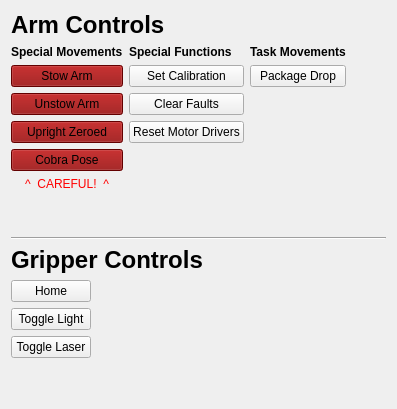
             <widget class="QWidget" name="tab_26">
              <attribute name="title">
               <string>Arm</string>
              </attribute>
              <layout class="QGridLayout" name="gridLayout_71">
               <item row="3" column="0">
                <spacer name="verticalSpacer_60">
                 <property name="orientation">
                  <enum>Qt::Vertical</enum>
                 </property>
                 <property name="sizeHint" stdset="0">
                  <size>
                   <width>20</width>
                   <height>40</height>
                  </size>
                 </property>
                </spacer>
               </item>
               <item row="0" column="0">
                <layout class="QVBoxLayout" name="verticalLayout_246">
                 <item>
                  <widget class="QLabel" name="label_298">
                   <property name="font">
                    <font>
                     <pointsize>18</pointsize>
                     <weight>75</weight>
                     <bold>true</bold>
                    </font>
                   </property>
                   <property name="text">
                    <string>Arm Controls</string>
                   </property>
                  </widget>
                 </item>
                 <item>
                  <layout class="QHBoxLayout" name="horizontalLayout_93">
                   <item>
                    <layout class="QVBoxLayout" name="verticalLayout_247">
                     <item>
                      <widget class="QLabel" name="label_299">
                       <property name="font">
                        <font>
                         <weight>75</weight>
                         <bold>true</bold>
                        </font>
                       </property>
                       <property name="text">
                        <string>Special Movements</string>
                       </property>
                      </widget>
                     </item>
                     <item>
                      <layout class="QGridLayout" name="gridLayout_72">
                       <item row="3" column="0">
                        <widget class="QPushButton" name="arm_control_upright_zeroed_button">
                         <property name="styleSheet">
                          <string notr="true">background-color: darkred;</string>
                         </property>
                         <property name="text">
                          <string>Upright Zeroed</string>
                         </property>
                        </widget>
                       </item>
                       <item row="0" column="0">
                        <widget class="QPushButton" name="arm_controls_stow_arm_button">
                         <property name="styleSheet">
                          <string notr="true">background-color: darkred;</string>
                         </property>
                         <property name="text">
                          <string>Stow Arm</string>
                         </property>
                        </widget>
                       </item>
                       <item row="1" column="0">
                        <widget class="QPushButton" name="arm_controls_unstow_arm_button">
                         <property name="styleSheet">
                          <string notr="true">background-color: darkred;</string>
                         </property>
                         <property name="text">
                          <string>Unstow Arm</string>
                         </property>
                        </widget>
                       </item>
                       <item row="5" column="0">
                        <widget class="QLabel" name="label_300">
                         <property name="styleSheet">
                          <string notr="true">color:red;</string>
                         </property>
                         <property name="text">
                          <string>^  CAREFUL!  ^</string>
                         </property>
                         <property name="alignment">
                          <set>Qt::AlignCenter</set>
                         </property>
                        </widget>
                       </item>
                       <item row="6" column="0">
                        <spacer name="verticalSpacer_61">
                         <property name="orientation">
                          <enum>Qt::Vertical</enum>
                         </property>
                         <property name="sizeType">
                          <enum>QSizePolicy::MinimumExpanding</enum>
                         </property>
                         <property name="sizeHint" stdset="0">
                          <size>
                           <width>20</width>
                           <height>40</height>
                          </size>
                         </property>
                        </spacer>
                       </item>
                       <item row="4" column="0">
                        <widget class="QPushButton" name="arm_control_cobra_button">
                         <property name="palette">
                          <palette>
                           <active>
                            <colorrole role="WindowText">
                             <brush brushstyle="SolidPattern">
                              <color alpha="255">
                               <red>0</red>
                               <green>0</green>
                               <blue>0</blue>
                              </color>
                             </brush>
                            </colorrole>
                            <colorrole role="Button">
                             <brush brushstyle="SolidPattern">
                              <color alpha="255">
                               <red>139</red>
                               <green>0</green>
                               <blue>0</blue>
                              </color>
                             </brush>
                            </colorrole>
                            <colorrole role="Light">
                             <brush brushstyle="SolidPattern">
                              <color alpha="255">
                               <red>209</red>
                               <green>0</green>
                               <blue>0</blue>
                              </color>
                             </brush>
                            </colorrole>
                            <colorrole role="Midlight">
                             <brush brushstyle="SolidPattern">
                              <color alpha="255">
                               <red>174</red>
                               <green>0</green>
                               <blue>0</blue>
                              </color>
                             </brush>
                            </colorrole>
                            <colorrole role="Dark">
                             <brush brushstyle="SolidPattern">
                              <color alpha="255">
                               <red>69</red>
                               <green>0</green>
                               <blue>0</blue>
                              </color>
                             </brush>
                            </colorrole>
                            <colorrole role="Mid">
                             <brush brushstyle="SolidPattern">
                              <color alpha="255">
                               <red>93</red>
                               <green>0</green>
                               <blue>0</blue>
                              </color>
                             </brush>
                            </colorrole>
                            <colorrole role="Text">
                             <brush brushstyle="SolidPattern">
                              <color alpha="255">
                               <red>60</red>
                               <green>60</green>
                               <blue>60</blue>
                              </color>
                             </brush>
                            </colorrole>
                            <colorrole role="BrightText">
                             <brush brushstyle="SolidPattern">
                              <color alpha="255">
                               <red>255</red>
                               <green>255</green>
                               <blue>255</blue>
                              </color>
                             </brush>
                            </colorrole>
                            <colorrole role="ButtonText">
                             <brush brushstyle="SolidPattern">
                              <color alpha="255">
                               <red>0</red>
                               <green>0</green>
                               <blue>0</blue>
                              </color>
                             </brush>
                            </colorrole>
                            <colorrole role="Base">
                             <brush brushstyle="SolidPattern">
                              <color alpha="255">
                               <red>139</red>
                               <green>0</green>
                               <blue>0</blue>
                              </color>
                             </brush>
                            </colorrole>
                            <colorrole role="Window">
                             <brush brushstyle="SolidPattern">
                              <color alpha="255">
                               <red>139</red>
                               <green>0</green>
                               <blue>0</blue>
                              </color>
                             </brush>
                            </colorrole>
                            <colorrole role="Shadow">
                             <brush brushstyle="SolidPattern">
                              <color alpha="255">
                               <red>0</red>
                               <green>0</green>
                               <blue>0</blue>
                              </color>
                             </brush>
                            </colorrole>
                            <colorrole role="AlternateBase">
                             <brush brushstyle="SolidPattern">
                              <color alpha="255">
                               <red>197</red>
                               <green>127</green>
                               <blue>127</blue>
                              </color>
                             </brush>
                            </colorrole>
                            <colorrole role="ToolTipBase">
                             <brush brushstyle="SolidPattern">
                              <color alpha="255">
                               <red>255</red>
                               <green>255</green>
                               <blue>220</blue>
                              </color>
                             </brush>
                            </colorrole>
                            <colorrole role="ToolTipText">
                             <brush brushstyle="SolidPattern">
                              <color alpha="255">
                               <red>0</red>
                               <green>0</green>
                               <blue>0</blue>
                              </color>
                             </brush>
                            </colorrole>
                            <colorrole role="PlaceholderText">
                             <brush brushstyle="NoBrush">
                              <color alpha="128">
                               <red>60</red>
                               <green>60</green>
                               <blue>60</blue>
                              </color>
                             </brush>
                            </colorrole>
                           </active>
                           <inactive>
                            <colorrole role="WindowText">
                             <brush brushstyle="SolidPattern">
                              <color alpha="255">
                               <red>0</red>
                               <green>0</green>
                               <blue>0</blue>
                              </color>
                             </brush>
                            </colorrole>
                            <colorrole role="Button">
                             <brush brushstyle="SolidPattern">
                              <color alpha="255">
                               <red>139</red>
                               <green>0</green>
                               <blue>0</blue>
                              </color>
                             </brush>
                            </colorrole>
                            <colorrole role="Light">
                             <brush brushstyle="SolidPattern">
                              <color alpha="255">
                               <red>209</red>
                               <green>0</green>
                               <blue>0</blue>
                              </color>
                             </brush>
                            </colorrole>
                            <colorrole role="Midlight">
                             <brush brushstyle="SolidPattern">
                              <color alpha="255">
                               <red>174</red>
                               <green>0</green>
                               <blue>0</blue>
                              </color>
                             </brush>
                            </colorrole>
                            <colorrole role="Dark">
                             <brush brushstyle="SolidPattern">
                              <color alpha="255">
                               <red>69</red>
                               <green>0</green>
                               <blue>0</blue>
                              </color>
                             </brush>
                            </colorrole>
                            <colorrole role="Mid">
                             <brush brushstyle="SolidPattern">
                              <color alpha="255">
                               <red>93</red>
                               <green>0</green>
                               <blue>0</blue>
                              </color>
                             </brush>
                            </colorrole>
                            <colorrole role="Text">
                             <brush brushstyle="SolidPattern">
                              <color alpha="255">
                               <red>60</red>
                               <green>60</green>
                               <blue>60</blue>
                              </color>
                             </brush>
                            </colorrole>
                            <colorrole role="BrightText">
                             <brush brushstyle="SolidPattern">
                              <color alpha="255">
                               <red>255</red>
                               <green>255</green>
                               <blue>255</blue>
                              </color>
                             </brush>
                            </colorrole>
                            <colorrole role="ButtonText">
                             <brush brushstyle="SolidPattern">
                              <color alpha="255">
                               <red>0</red>
                               <green>0</green>
                               <blue>0</blue>
                              </color>
                             </brush>
                            </colorrole>
                            <colorrole role="Base">
                             <brush brushstyle="SolidPattern">
                              <color alpha="255">
                               <red>139</red>
                               <green>0</green>
                               <blue>0</blue>
                              </color>
                             </brush>
                            </colorrole>
                            <colorrole role="Window">
                             <brush brushstyle="SolidPattern">
                              <color alpha="255">
                               <red>139</red>
                               <green>0</green>
                               <blue>0</blue>
                              </color>
                             </brush>
                            </colorrole>
                            <colorrole role="Shadow">
                             <brush brushstyle="SolidPattern">
                              <color alpha="255">
                               <red>0</red>
                               <green>0</green>
                               <blue>0</blue>
                              </color>
                             </brush>
                            </colorrole>
                            <colorrole role="AlternateBase">
                             <brush brushstyle="SolidPattern">
                              <color alpha="255">
                               <red>197</red>
                               <green>127</green>
                               <blue>127</blue>
                              </color>
                             </brush>
                            </colorrole>
                            <colorrole role="ToolTipBase">
                             <brush brushstyle="SolidPattern">
                              <color alpha="255">
                               <red>255</red>
                               <green>255</green>
                               <blue>220</blue>
                              </color>
                             </brush>
                            </colorrole>
                            <colorrole role="ToolTipText">
                             <brush brushstyle="SolidPattern">
                              <color alpha="255">
                               <red>0</red>
                               <green>0</green>
                               <blue>0</blue>
                              </color>
                             </brush>
                            </colorrole>
                            <colorrole role="PlaceholderText">
                             <brush brushstyle="NoBrush">
                              <color alpha="128">
                               <red>60</red>
                               <green>60</green>
                               <blue>60</blue>
                              </color>
                             </brush>
                            </colorrole>
                           </inactive>
                           <disabled>
                            <colorrole role="WindowText">
                             <brush brushstyle="SolidPattern">
                              <color alpha="255">
                               <red>69</red>
                               <green>0</green>
                               <blue>0</blue>
                              </color>
                             </brush>
                            </colorrole>
                            <colorrole role="Button">
                             <brush brushstyle="SolidPattern">
                              <color alpha="255">
                               <red>139</red>
                               <green>0</green>
                               <blue>0</blue>
                              </color>
                             </brush>
                            </colorrole>
                            <colorrole role="Light">
                             <brush brushstyle="SolidPattern">
                              <color alpha="255">
                               <red>209</red>
                               <green>0</green>
                               <blue>0</blue>
                              </color>
                             </brush>
                            </colorrole>
                            <colorrole role="Midlight">
                             <brush brushstyle="SolidPattern">
                              <color alpha="255">
                               <red>174</red>
                               <green>0</green>
                               <blue>0</blue>
                              </color>
                             </brush>
                            </colorrole>
                            <colorrole role="Dark">
                             <brush brushstyle="SolidPattern">
                              <color alpha="255">
                               <red>69</red>
                               <green>0</green>
                               <blue>0</blue>
                              </color>
                             </brush>
                            </colorrole>
                            <colorrole role="Mid">
                             <brush brushstyle="SolidPattern">
                              <color alpha="255">
                               <red>93</red>
                               <green>0</green>
                               <blue>0</blue>
                              </color>
                             </brush>
                            </colorrole>
                            <colorrole role="Text">
                             <brush brushstyle="SolidPattern">
                              <color alpha="255">
                               <red>69</red>
                               <green>0</green>
                               <blue>0</blue>
                              </color>
                             </brush>
                            </colorrole>
                            <colorrole role="BrightText">
                             <brush brushstyle="SolidPattern">
                              <color alpha="255">
                               <red>255</red>
                               <green>255</green>
                               <blue>255</blue>
                              </color>
                             </brush>
                            </colorrole>
                            <colorrole role="ButtonText">
                             <brush brushstyle="SolidPattern">
                              <color alpha="255">
                               <red>69</red>
                               <green>0</green>
                               <blue>0</blue>
                              </color>
                             </brush>
                            </colorrole>
                            <colorrole role="Base">
                             <brush brushstyle="SolidPattern">
                              <color alpha="255">
                               <red>139</red>
                               <green>0</green>
                               <blue>0</blue>
                              </color>
                             </brush>
                            </colorrole>
                            <colorrole role="Window">
                             <brush brushstyle="SolidPattern">
                              <color alpha="255">
                               <red>139</red>
                               <green>0</green>
                               <blue>0</blue>
                              </color>
                             </brush>
                            </colorrole>
                            <colorrole role="Shadow">
                             <brush brushstyle="SolidPattern">
                              <color alpha="255">
                               <red>0</red>
                               <green>0</green>
                               <blue>0</blue>
                              </color>
                             </brush>
                            </colorrole>
                            <colorrole role="AlternateBase">
                             <brush brushstyle="SolidPattern">
                              <color alpha="255">
                               <red>139</red>
                               <green>0</green>
                               <blue>0</blue>
                              </color>
                             </brush>
                            </colorrole>
                            <colorrole role="ToolTipBase">
                             <brush brushstyle="SolidPattern">
                              <color alpha="255">
                               <red>255</red>
                               <green>255</green>
                               <blue>220</blue>
                              </color>
                             </brush>
                            </colorrole>
                            <colorrole role="ToolTipText">
                             <brush brushstyle="SolidPattern">
                              <color alpha="255">
                               <red>0</red>
                               <green>0</green>
                               <blue>0</blue>
                              </color>
                             </brush>
                            </colorrole>
                            <colorrole role="PlaceholderText">
                             <brush brushstyle="NoBrush">
                              <color alpha="128">
                               <red>60</red>
                               <green>60</green>
                               <blue>60</blue>
                              </color>
                             </brush>
                            </colorrole>
                           </disabled>
                          </palette>
                         </property>
                         <property name="styleSheet">
                          <string notr="true">background-color: darkred;</string>
                         </property>
                         <property name="text">
                          <string>Cobra Pose</string>
                         </property>
                        </widget>
                       </item>
                      </layout>
                     </item>
                    </layout>
                   </item>
                   <item>
                    <layout class="QVBoxLayout" name="verticalLayout_248">
                     <item>
                      <widget class="QLabel" name="label_301">
                       <property name="font">
                        <font>
                         <weight>75</weight>
                         <bold>true</bold>
                        </font>
                       </property>
                       <property name="text">
                        <string>Special Functions</string>
                       </property>
                      </widget>
                     </item>
                     <item>
                      <layout class="QGridLayout" name="gridLayout_73">
                       <item row="0" column="0">
                        <widget class="QPushButton" name="arm_controls_calibration_button">
                         <property name="text">
                          <string>Set Calibration</string>
                         </property>
                        </widget>
                       </item>
                       <item row="1" column="0">
                        <widget class="QPushButton" name="arm_controls_clear_faults_button">
                         <property name="text">
                          <string>Clear Faults</string>
                         </property>
                        </widget>
                       </item>
                       <item row="2" column="0">
                        <widget class="QPushButton" name="arm_controls_reset_motor_drivers_button">
                         <property name="text">
                          <string>Reset Motor Drivers</string>
                         </property>
                        </widget>
                       </item>
                      </layout>
                     </item>
                     <item>
                      <spacer name="verticalSpacer_62">
                       <property name="orientation">
                        <enum>Qt::Vertical</enum>
                       </property>
                       <property name="sizeType">
                        <enum>QSizePolicy::MinimumExpanding</enum>
                       </property>
                       <property name="sizeHint" stdset="0">
                        <size>
                         <width>20</width>
                         <height>40</height>
                        </size>
                       </property>
                      </spacer>
                     </item>
                    </layout>
                   </item>
                   <item>
                    <layout class="QVBoxLayout" name="verticalLayout_249">
                     <item>
                      <widget class="QLabel" name="label_302">
                       <property name="font">
                        <font>
                         <weight>75</weight>
                         <bold>true</bold>
                        </font>
                       </property>
                       <property name="text">
                        <string>Task Movements</string>
                       </property>
                      </widget>
                     </item>
                     <item>
                      <layout class="QGridLayout" name="gridLayout_74">
                       <item row="0" column="0">
                        <widget class="QPushButton" name="arm_controls_package_drop_button">
                         <property name="styleSheet">
                          <string notr="true"/>
                         </property>
                         <property name="text">
                          <string>Package Drop</string>
                         </property>
                        </widget>
                       </item>
                       <item row="2" column="0">
                        <spacer name="verticalSpacer_63">
                         <property name="orientation">
                          <enum>Qt::Vertical</enum>
                         </property>
                         <property name="sizeType">
                          <enum>QSizePolicy::MinimumExpanding</enum>
                         </property>
                         <property name="sizeHint" stdset="0">
                          <size>
                           <width>20</width>
                           <height>40</height>
                          </size>
                         </property>
                        </spacer>
                       </item>
                      </layout>
                     </item>
                    </layout>
                   </item>
                   <item>
                    <spacer name="horizontalSpacer_50">
                     <property name="orientation">
                      <enum>Qt::Horizontal</enum>
                     </property>
                     <property name="sizeHint" stdset="0">
                      <size>
                       <width>40</width>
                       <height>20</height>
                      </size>
                     </property>
                    </spacer>
                   </item>
                  </layout>
                 </item>
                </layout>
               </item>
               <item row="2" column="0">
                <layout class="QHBoxLayout" name="horizontalLayout_94">
                 <item>
                  <layout class="QVBoxLayout" name="verticalLayout_250">
                   <item>
                    <widget class="QLabel" name="label_303">
                     <property name="font">
                      <font>
                       <pointsize>18</pointsize>
                       <weight>75</weight>
                       <bold>true</bold>
                      </font>
                     </property>
                     <property name="text">
                      <string>Gripper Controls</string>
                     </property>
                    </widget>
                   </item>
                   <item>
                    <layout class="QGridLayout" name="gridLayout_75">
                     <item row="0" column="1">
                      <spacer name="horizontalSpacer_51">
                       <property name="orientation">
                        <enum>Qt::Horizontal</enum>
                       </property>
                       <property name="sizeHint" stdset="0">
                        <size>
                         <width>40</width>
                         <height>20</height>
                        </size>
                       </property>
                      </spacer>
                     </item>
                     <item row="0" column="0">
                      <layout class="QVBoxLayout" name="verticalLayout_251">
                       <item>
                        <widget class="QPushButton" name="gripper_home_button">
                         <property name="text">
                          <string>Home</string>
                         </property>
                        </widget>
                       </item>
                       <item>
                        <widget class="QPushButton" name="gripper_toggle_light_button">
                         <property name="text">
                          <string>Toggle Light</string>
                         </property>
                        </widget>
                       </item>
                       <item>
                        <widget class="QPushButton" name="gripper_toggle_laser_button">
                         <property name="text">
                          <string>Toggle Laser</string>
                         </property>
                        </widget>
                       </item>
                      </layout>
                     </item>
                    </layout>
                   </item>
                  </layout>
                 </item>
                </layout>
               </item>
               <item row="1" column="0">
                <widget class="Line" name="line_54">
                 <property name="orientation">
                  <enum>Qt::Horizontal</enum>
                 </property>
                </widget>
               </item>
              </layout>
             </widget>
